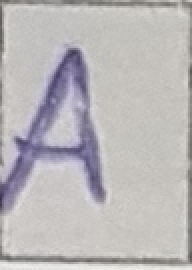
#> input picture program_files/Python/RawData/DBE-A01.png, 96 x 135 px (shown 2 times larger); its folder holds 4 pictures in this run
$ python imageHandler.py
#> lines starting #> are read from the running program, lines starting #| are printed output that depends on the picture
import PIL
from PIL import Image
from cv2 import cv2
import numpy as np
import random
import os
from scipy import ndarray
import skimage as sk
from skimage import transform
from skimage import util
import skimage.io
from skimage import img_as_ubyte
from pathlib import Path

class ImageHandler:

    def __init__(self, _imagePath = ""):
        self.imagePath = _imagePath

        self.imageArray = None


    # [18 lines left out: functions crop, random_rotation, not called in this run]

    def random_noise(self, image_array: ndarray):
        # add random noise to the image
        return sk.util.random_noise(image_array)

    def horizontal_flip(self, image_array: ndarray):
        # horizontal flip doesn't need skimage, it's easy as flipping the image array of pixels !
        return image_array[:, ::-1]


    '''
    Method used to generate images in a 28 * 28 size,
    with gray scales.

    '''
    def generateData(self):
        # images path
        #images_path = 'input/'
        images_path = 'RawData/'
        output_path = 'Data/'

        # resize parameters
        width_size = 28
        height_size = 28

        # resize process
        images = os.listdir(images_path)
        resized_images = []
        flattened_images = []

        # operations
        for i in images:
            current_image = images_path + i
            # open the image in grayscale
            image_array = cv2.imread(current_image, 0)
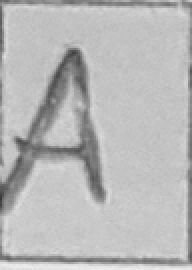
#> image_array: shape (135, 96) (shown 2 times larger); min 56, max 238, mean 184.3
            # resize image
            resized_image = cv2.resize(image_array, (width_size, height_size), cv2.INTER_LINEAR)
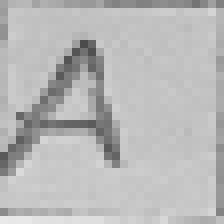
#> resized_image: shape (28, 28) (shown 8 times larger); min 75, max 233, mean 184.5
            # add results
            resized_images.append(resized_image)
            flattened_images.append(resized_image.flatten())

            cv2.imwrite(output_path + i , resized_image)
#> pass 2 of the loop in generateData, `for i in images:`:
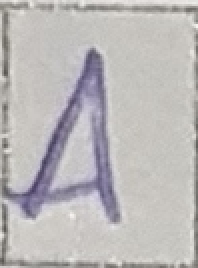
#> input picture program_files/Python/RawData/DBE-A02.png, 99 x 134 px (shown 2 times larger)
#> in generateData, `image_array = cv2.imread(current_image, 0)`:
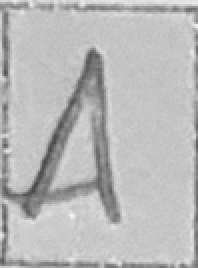
#> image_array: shape (134, 99) (shown 2 times larger); min 68, max 244, mean 185.4
#> in generateData, `resized_image = cv2.resize(image_array, (width_size, height_size), cv2..`:
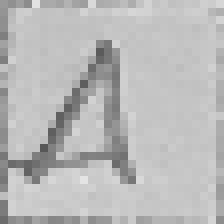
#> resized_image: shape (28, 28) (shown 8 times larger); min 87, max 228, mean 185.4
#> pass 3 of the loop in generateData, `for i in images:`:
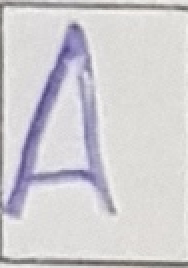
#> input picture program_files/Python/RawData/DBE-A03.png, 94 x 134 px (shown 2 times larger)
#> in generateData, `image_array = cv2.imread(current_image, 0)`:
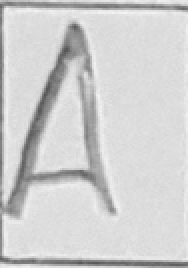
#> image_array: shape (134, 94) (shown 2 times larger); min 84, max 244, mean 207.2
#> in generateData, `resized_image = cv2.resize(image_array, (width_size, height_size), cv2..`:
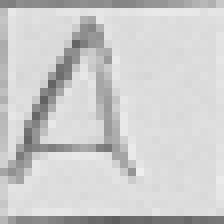
#> resized_image: shape (28, 28) (shown 8 times larger); min 94, max 238, mean 205.2
#> the loop made 4 passes; the first 3 are shown

            #safe image in txt
            #with open("data.txt", 'a') as f:
            #    self.saveArrayIntoFile(resized_image.flatten(), f)


        '''
        Given RRDA_dataA

        Returns a 5 element array, => [ 1 0 0 0 0] which means, A.

        '''
    # [23 lines left out: functions getType, saveArrayIntoFile, not called in this run]


    '''
    Method used to AUG data for Neural Network

    '''
    # [44 lines left out: function generateMoreData, not called in this run]


    '''
        Method used to generate data without noise or rotations

    '''
    def generateMoreDataSimple(self):
        # our folder path containing some images

        folder_path = Path('Data')

        # the number of file to generate
        num_files_desired = 50

        # loop on all files of the folder and build a list of files paths
#> (the run stopped early here; a loop or call above may not have finished)
